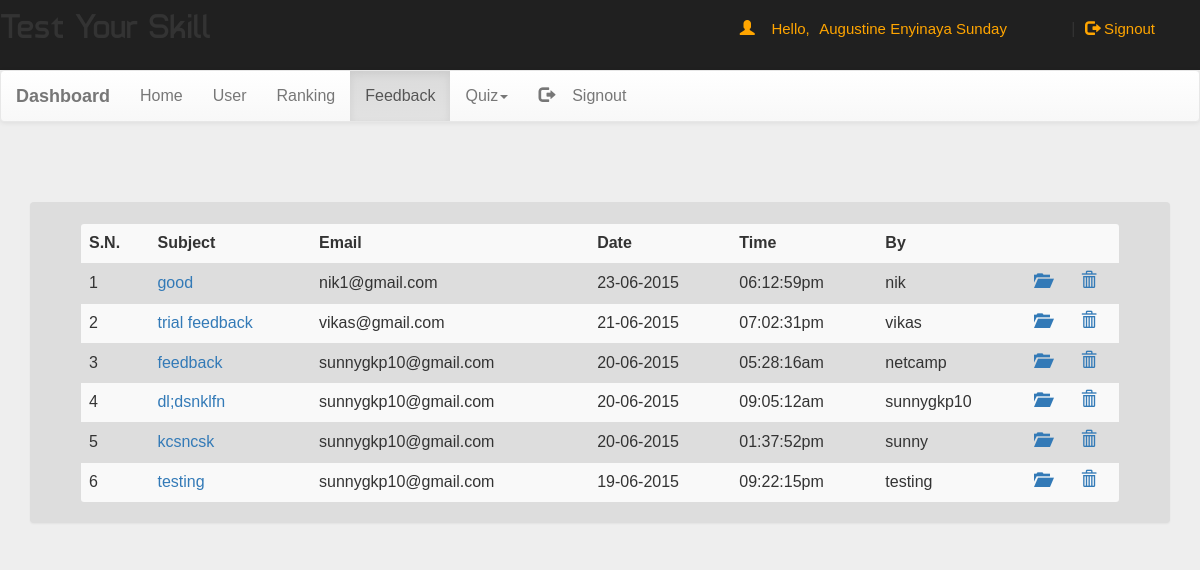
The app's page /dash.php?q=3 (signed in) with its own data.
### tables this page shows
CREATE TABLE `feedback` (
  `id` text NOT NULL,
  `name` varchar(50) NOT NULL,
  `email` varchar(50) NOT NULL,
  `subject` varchar(500) NOT NULL,
  `feedback` varchar(500) NOT NULL,
  `date` date NOT NULL,
  `time` varchar(50) NOT NULL
);

### dash.php (the view, shortened to what this page needs)
<!DOCTYPE html PUBLIC "-//W3C//DTD XHTML 1.0 Transitional//EN" "http://www.w3.org/TR/xhtml1/DTD/xhtml1-transitional.dtd">
<html xmlns="http://www.w3.org/1999/xhtml">
<head>
<link  rel="stylesheet" href="css/bootstrap.min.css"/>
 <link  rel="stylesheet" href="css/bootstrap-theme.min.css"/>
 <link rel="stylesheet" href="css/main.css">
 <link  rel="stylesheet" href="css/font.css">
</head>
<body  style="background:#eee;">
<div class="header">
<div class="row">
<div class="col-lg-6">
<span class="logo">Test Your Skill</span></div>
<?php
 include_once 'dbConnection.php';
  if(!(isset($_SESSION['email']))){
header("location:index.php");
}
else
{
$name = $_SESSION['name'];;
echo '<span class="pull-right top title1" ><span class="log1"><span class="glyphicon glyphicon-user" aria-hidden="true"></span>&nbsp;&nbsp;&nbsp;&nbsp;Hello,</span> <a href="account.php" class="log log1">'.$name.'</a>&nbsp;|&nbsp;<a href="logout.php?q=account.php" class="log"><span class="glyphicon glyphicon-log-out" aria-hidden="true"></span>&nbsp;Signout</button></a></span>';
}?>
</div></div>
<nav class="navbar navbar-default title1">
  <div class="container-fluid">
    <div class="navbar-header">
      <a class="navbar-brand" href="dash.php?q=0"><b>Dashboard</b></a>
    </div>
    <div class="collapse navbar-collapse" id="bs-example-navbar-collapse-1">
      <ul class="nav navbar-nav">
        <li <?php if(@$_GET['q']==0) echo'class="active"'; ?>><a href="dash.php?q=0">Home<span class="sr-only">(current)</span></a></li>
        <li <?php if(@$_GET['q']==1) echo'class="active"'; ?>><a href="dash.php?q=1">User</a></li>
		<li <?php if(@$_GET['q']==2) echo'class="active"'; ?>><a href="dash.php?q=2">Ranking</a></li>
		<li <?php if(@$_GET['q']==3) echo'class="active"'; ?>><a href="dash.php?q=3">Feedback</a></li>
        <li class="dropdown <?php if(@$_GET['q']==4 || @$_GET['q']==5) echo'active"'; ?>">
          <a href="#" class="dropdown-toggle" data-toggle="dropdown" role="button" aria-haspopup="true" aria-expanded="false">Quiz<span class="caret"></span></a>
        </li><li class="pull-right"> <a href="logout.php?q=account.php"><span class="glyphicon glyphicon-log-out" aria-hidden="true"></span>&nbsp;&nbsp;&nbsp;&nbsp;Signout</a></li>
      </ul>
          </div>
  </div>
</nav>
<div class="container">
<div class="row">
<div class="col-md-12">
<?php if(@$_GET['q']==3) {
$result = mysqli_query($con,"SELECT * FROM `feedback` ORDER BY `feedback`.`date` DESC") or die('Error');
echo  '<div class="panel"><div class="table-responsive"><table class="table table-striped title1">
<tr><td><b>S.N.</b></td><td><b>Subject</b></td><td><b>Email</b></td><td><b>Date</b></td><td><b>Time</b></td><td><b>By</b></td><td></td><td></td></tr>';
$c=1;
while($row = mysqli_fetch_array($result)) {
	$date = $row['date'];
	$date= date("d-m-Y",strtotime($date));
	$time = $row['time'];
	$subject = $row['subject'];
	$name = $row['name'];
	$email = $row['email'];
	$id = $row['id'];
	 echo '<tr><td>'.$c++.'</td>';
	echo '<td><a title="Click to open feedback" href="dash.php?q=3&fid='.$id.'">'.$subject.'</a></td><td>'.$email.'</td><td>'.$date.'</td><td>'.$time.'</td><td>'.$name.'</td>
	<td><a title="Open Feedback" href="dash.php?q=3&fid='.$id.'"><b><span class="glyphicon glyphicon-folder-open" aria-hidden="true"></span></b></a></td>';
	echo '<td><a title="Delete Feedback" href="update.php?fdid='.$id.'"><b><span class="glyphicon glyphicon-trash" aria-hidden="true"></span></b></a></td>
	</tr>';
}
echo '</table></div></div>';
}
?>
</div>
</div></div>
</body>
</html>

### css/main.css (style rules this page uses)
body { overflow-x:hidden; width:100%; font: 15px "Century Gothic", "Times Roman", sans-serif; background:#eee; height:100%; background-attachment:fixed; }
.panel { background-color: #ddd !important; margin-top: 60px; padding: 50px; padding-top: 20px; padding-bottom: 20px; }
.header { background:#202020; height:70px; }
.logo { font-family:'typo'; font-size:35px; margin-top: 30px; }
.title1 { font: 16px "Century Gothic", "Times Roman", sans-serif; }
.top { margin-top:20px; }
.log1 { font: 15px 'Ubuntu', sans-serif; color:orange; margin-left:10px; }
.log { margin:10px; margin-right:60px; margin-left:5px; color:orange; text-decoration:none; font-size:20px; font-size:15px; }

### records on screen
feedback: subject "good", email "nik1@gmail.com", date "23-06-2015", time "06:12:59pm", name "nik"
feedback: subject "trial feedback", email "vikas@gmail.com", date "21-06-2015", time "07:02:31pm", name "vikas"
feedback: subject "feedback", email "sunnygkp10@gmail.com", date "20-06-2015", time "05:28:16am", name "netcamp"
feedback: subject "dl;dsnklfn", email "sunnygkp10@gmail.com", date "20-06-2015", time "09:05:12am", name "sunnygkp10"
feedback: subject "kcsncsk", email "sunnygkp10@gmail.com", date "20-06-2015", time "01:37:52pm", name "sunny"
feedback: subject "testing", email "sunnygkp10@gmail.com", date "19-06-2015", time "09:22:15pm", name "testing"

### other values on screen
$name "Augustine Enyinaya Sunday"
